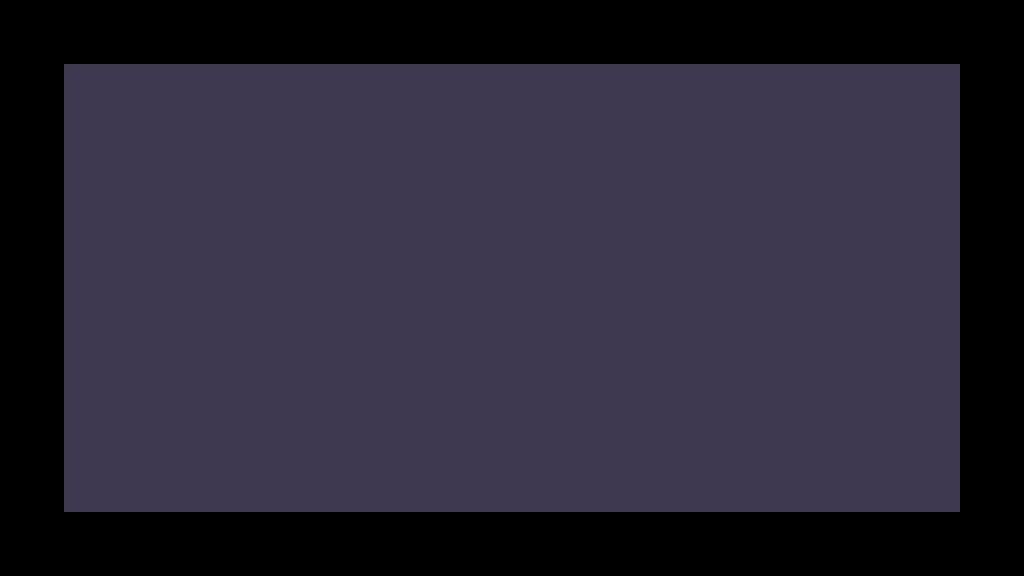

Tiled map render using the project's own tile images. Description and the whole map definition, tile-layer contents included, below:
An orthogonal 16x9 tile map with 64x64 px tiles, 1 tile layer (фон подменю), 4 hidden layers not drawn, 5 tilesets and 4 objects.

<map version="1.10" tiledversion="1.10.2" orientation="orthogonal" renderorder="left-up" width="16" height="9" tilewidth="64" tileheight="64" infinite="0" nextlayerid="9" nextobjectid="20">
 <tileset firstgid="1" source="../../tiled/tilesets/Main.tsx" />
 <tileset firstgid="248" source="../../tiled/tilesets/Decorations.tsx" />
 <tileset firstgid="290" name="Objects" tilewidth="92" tileheight="112" tilecount="3" columns="0">
  <grid orientation="orthogonal" width="1" height="1" />
  <tile id="0">
   <image width="92" height="112" source="../../tiled/assets/door.png" />
  </tile>
  <tile id="1">
   <image width="44" height="32" source="../../tiled/assets/box.png" />
  </tile>
  <tile id="2">
   <image width="64" height="64" source="../../tiled/assets/collision.png" />
  </tile>
 </tileset>
 <tileset firstgid="293" source="menulLogo.tsx" />
 <tileset firstgid="294" source="menuButtons.tsx" />
 <layer id="1" name="Слой тайлов 1" width="16" height="9" visible="0">
  <data encoding="csv">
21,22,22,22,22,22,22,22,22,22,22,22,22,22,22,23,
40,135,136,136,136,136,136,136,136,136,136,136,136,136,137,42,
40,154,155,155,155,155,155,155,155,155,155,155,155,155,156,42,
40,154,155,155,155,155,155,155,155,155,155,155,155,155,156,42,
40,154,155,155,155,155,155,155,155,155,155,155,155,155,156,42,
40,154,155,155,155,155,155,155,155,155,155,155,155,155,156,42,
40,154,155,155,155,155,155,155,155,155,155,155,155,155,156,42,
40,173,174,174,174,174,174,174,174,174,174,174,174,174,175,42,
59,60,60,60,60,60,60,60,60,60,60,60,60,60,60,61
</data>
 </layer>
 <layer id="8" name="фон подменю" width="16" height="9">
  <data encoding="csv">
0,0,0,0,0,0,0,0,0,0,0,0,0,0,0,0,
0,41,41,41,41,41,41,41,41,41,41,41,41,41,41,0,
0,41,41,41,41,41,41,41,41,41,41,41,41,41,41,0,
0,41,41,41,41,41,41,41,41,41,41,41,41,41,41,0,
0,41,41,41,41,41,41,41,41,41,41,41,41,41,41,0,
0,41,41,41,41,41,41,41,41,41,41,41,41,41,41,0,
0,41,41,41,41,41,41,41,41,41,41,41,41,41,41,0,
0,41,41,41,41,41,41,41,41,41,41,41,41,41,41,0,
0,0,0,0,0,0,0,0,0,0,0,0,0,0,0,0
</data>
 </layer>
 <imagelayer id="7" name="Слой изображений 1" visible="0" />
 <layer id="6" name="Colissions" width="16" height="9" visible="0">
  <data encoding="csv">
0,0,0,0,0,0,0,0,0,0,0,0,0,0,0,0,
0,0,0,0,0,0,0,0,0,0,0,0,0,0,0,0,
0,0,0,0,0,0,0,0,0,0,0,41,41,41,0,0,
0,0,0,0,0,0,0,0,0,0,0,0,0,0,0,0,
0,0,0,0,0,0,0,0,0,0,0,41,41,41,0,0,
0,0,0,0,0,0,0,0,0,0,0,0,0,0,0,0,
0,0,0,0,0,0,0,0,0,0,0,41,41,41,0,0,
0,0,0,0,0,0,0,0,0,0,0,0,0,0,0,0,
0,0,0,0,0,0,0,0,0,0,0,0,0,0,0,0
</data>
 </layer>
 <layer id="4" name="Окна" width="16" height="9" visible="0">
  <data encoding="csv">
0,0,0,0,0,0,0,0,0,0,0,0,0,0,0,0,
0,0,0,0,0,0,0,0,0,0,0,0,0,0,0,0,
0,0,256,0,271,272,273,274,0,0,0,0,0,0,0,0,
0,0,263,0,278,279,280,281,0,0,0,0,0,0,0,0,
0,0,270,0,264,265,265,266,0,0,0,0,0,0,0,0,
0,0,0,0,0,0,0,0,0,0,0,0,0,0,0,0,
0,0,0,0,0,0,0,0,0,0,0,0,0,0,0,0,
0,0,0,0,0,0,0,0,0,0,0,0,0,0,0,0,
0,0,0,0,0,0,0,0,0,0,0,0,0,0,0,0
</data>
 </layer>
 <objectgroup id="2" name="Слой объектов 1" visible="0" offsetx="223.58" offsety="-40.0187">
  <object id="16" gid="293" x="-144.71" y="537.53" width="617" height="170" />
  <object id="17" gid="294" x="481" y="232" width="192" height="64" />
  <object id="18" gid="295" x="483" y="360" width="192" height="64" />
  <object id="19" gid="296" x="484" y="487.48" width="192" height="64" />
 </objectgroup>
</map>
